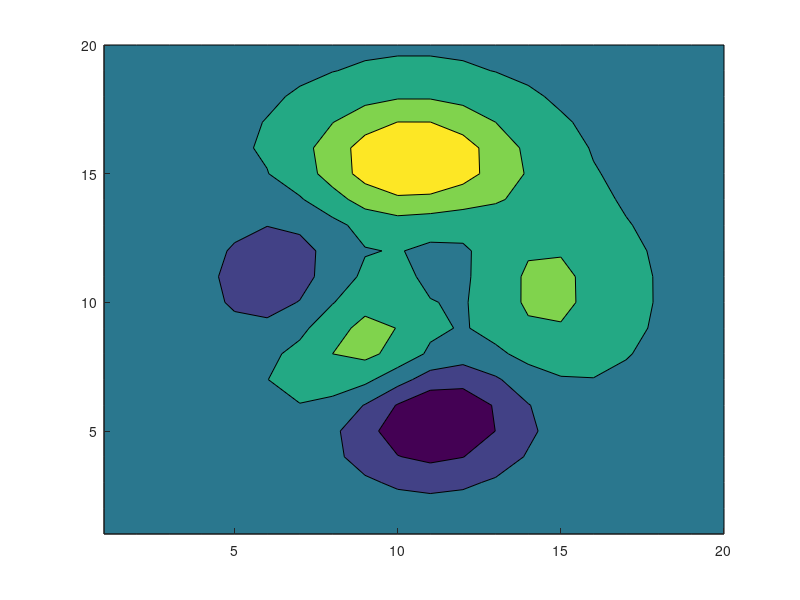

The MATLAB script that drew this image: (Note: this script raises an error after producing the figure.)
%=============================================================================
% Copyright (c) 2016-present Allan CORNET (Nelson)
%=============================================================================
% This file is part of Nelson.
%=============================================================================
% LICENCE_BLOCK_BEGIN
% SPDX-License-Identifier: LGPL-3.0-or-later
% LICENCE_BLOCK_END
%=============================================================================
% <--ADV-CLI MODE-->
%=============================================================================
figure();
[M, h] = contourf(peaks(20), 5, 'ShowText', 'on', 'TextList', [0 2], 'LabelFormat', @(x) sprintf('L%g', x));
asserts.isequal(M, h.ContourMatrix);
asserts.isequal(char(h.ShowText), 'on');
asserts.isequal(h.TextList, [0 2]);
asserts.isequal(class(h.LabelFormat), 'function_handle');
drawnow();
%=============================================================================
